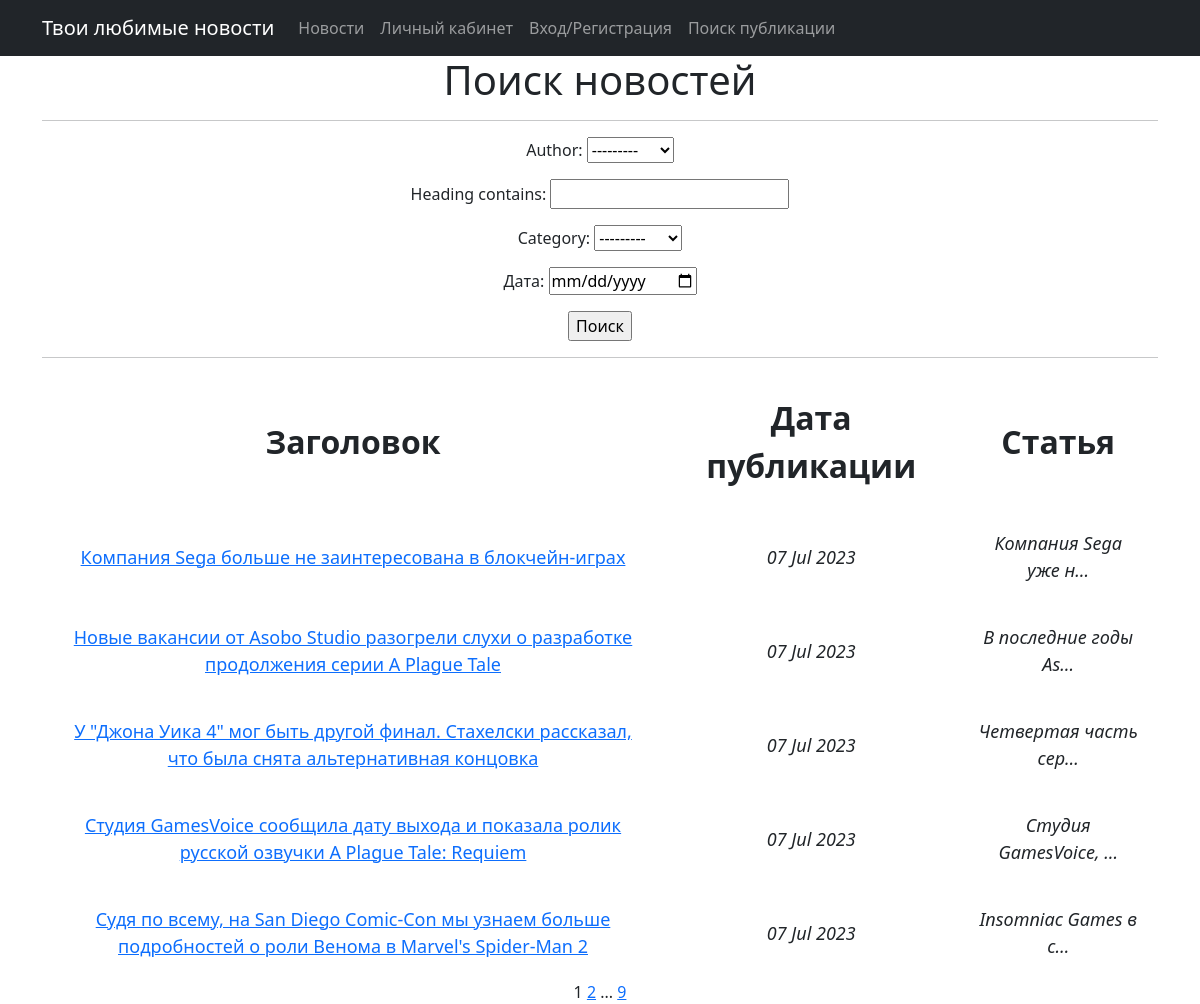
/search/, run on an earlier commit of the app's database.
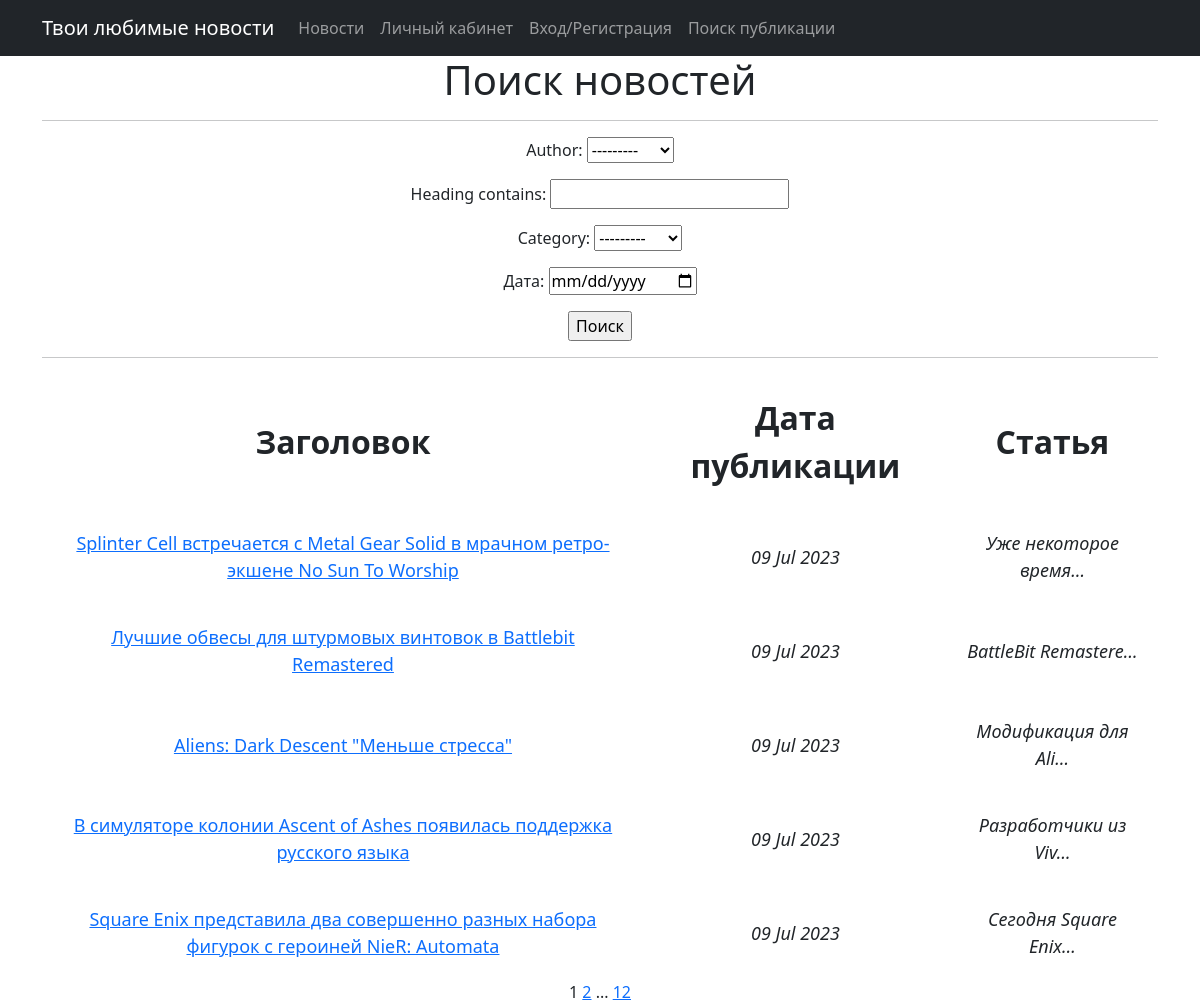
And on a later commit of the database.
### News/models.py (models this page shows, shortened)
class Post(models.Model):
    objects = None
    author = models.ForeignKey(Author, on_delete=models.CASCADE)
    category = models.CharField(max_length=20, choices=CATEGORY_NEWS, default=ARTICLE)
    datetime = models.DateTimeField(auto_now_add=True)
    dopCategory = models.ManyToManyField(Category, through='PostCategory')
    heading = models.CharField(max_length=128)
    text = models.TextField()
    rating = models.SmallIntegerField(default=0)
    def get_absolute_url(self):
        return reverse('post_detail', args=[str(self.id)])

### News/views.py (the view)
# urls.py: path('search/', PostSearch.as_view(), name='post_search'),
class PostSearch(ListView):
    model = Post
    ordering = '-datetime'
    template_name = 'post_search.html'
    context_object_name = 'news'
    paginate_by = 5
    def get_queryset(self):
        queryset = super().get_queryset()
        self.filterset = PostFilter(self.request.GET, queryset)
        return self.filterset.qs
    def get_context_data(self, **kwargs):
        context = super().get_context_data(**kwargs)
        context['filterset'] = self.filterset
        return context

### News/models.py (called while the page is built)
    def __str__(self):
        return f"{self.user}"

### News/templatetags/custom_filters.py (called while the page is built)
@register.filter(name='censor')
def censor(value):
    for word in bad_words:
        value = value.replace(word, word[0:1] + '*' * len(word))
    return value

@register.simple_tag(takes_context=True)
def url_replace(context, **kwargs):
    d = context['request'].GET.copy()
    for k, v in kwargs.items():
        d[k] = v
    return d.urlencode()

### templates/post_search.html (shortened to what this page needs)
{% extends 'flatpages/default.html' %}
{% load custom_filters %}
{% block content %}
<h1>Поиск новостей</h1>
<hr>
<form action="" method="get">
        {{ filterset.form.as_p }}
        <input type="submit" value="Поиск" />
    </form>
    <hr>
    {% if news %}
        <table align="center" cellpadding="20" width="100%">
            <tr>
                <td><strong><font size="6">Заголовок</font></strong></td>
                <td><strong><font size="6">Дата публикации</font></strong></td>
                <td><strong><font size="6">Статья</font></strong></td>
            </tr>
            {% for post in news %}
            <tr>
                <td>
                    <a href="{{ link }}{{ post.get_absolute_url }}">
                        <font size="4">{{ post.heading|censor }}</font>
                    </a>
                </td>
                <td><font size="4"><em>{{ post.datetime|date:'d M Y' }}</em></font></td>
                <td><font size="4"><em>{{ post.text|truncatechars:20|censor }}</em></font></td>
            </tr>
            {% endfor %}
        </table>
    {% else %}
        <h2> Такой статьи или новости нет. </h2>
    {% endif %}
    {{ page_obj.number }}
    {% if page_obj.has_next %}
        <a href="?{% url_replace page=page_obj.next_page_number %}">{{ page_obj.next_page_number }}</a>
        {% if paginator.num_pages != page_obj.next_page_number %}
            ...
            <a href="?{% url_replace page=page_obj.paginator.num_pages %}">{{ page_obj.paginator.num_pages }}</a>
        {% endif %}
    {% endif %}
{% endblock content %}

What changed in the data, as far as the page shows it:
no longer on this page (row unchanged): Post: heading|censor "Компания Sega больше не заинтересована в блокчейн-играх", datetime "07 Jul 2023", text|censor "Компания Sega уже н…"
no longer on this page (row unchanged): Post: heading|censor "Новые вакансии от Asobo Studio разогрели слухи о разработке продолжения серии A Plague Tale", datetime "07 Jul 2023", text|censor "В последние годы As…"
no longer on this page (row unchanged): Post: heading|censor "У \"Джона Уика 4\" мог быть другой финал. Стахелски рассказал, что была снята альтернативная концовка", datetime "07 Jul 2023", text|censor "Четвертая часть сер…"
no longer on this page (row unchanged): Post: heading|censor "Студия GamesVoice сообщила дату выхода и показала ролик русской озвучки A Plague Tale: Requiem", datetime "07 Jul 2023", text|censor "Студия GamesVoice, …"
no longer on this page (row unchanged): Post: heading|censor "Судя по всему, на San Diego Comic-Con мы узнаем больше подробностей о роли Венома в Marvel's Spider-Man 2", datetime "07 Jul 2023", text|censor "Insomniac Games в с…"
added Post: heading|censor "Splinter Cell встречается с Metal Gear Solid в мрачном ретро-экшене No Sun To Worship", datetime "09 Jul 2023", text|censor "Уже некоторое время…"
added Post: heading|censor "Лучшие обвесы для штурмовых винтовок в Battlebit Remastered", datetime "09 Jul 2023", text|censor "BattleBit Remastere…"
added Post: heading|censor "Aliens: Dark Descent \"Меньше стресса\"", datetime "09 Jul 2023", text|censor "Модификация для Ali…"
added Post: heading|censor "В симуляторе колонии Ascent of Ashes появилась поддержка русского языка", datetime "09 Jul 2023", text|censor "Разработчики из Viv…"
added Post: heading|censor "Square Enix представила два совершенно разных набора фигурок с героиней NieR: Automata", datetime "09 Jul 2023", text|censor "Сегодня Square Enix…"
Also different on the page:
{{ page_obj.paginator.num_pages }}: "9" → "12"
